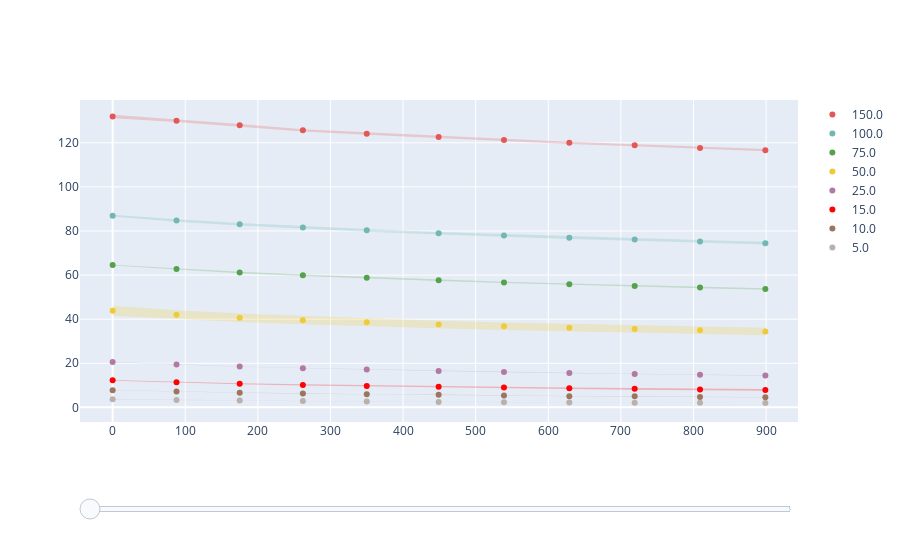

Here is the notebook cell this chart was saved with:
### Code cell
estimator.visualize_model_overview()
